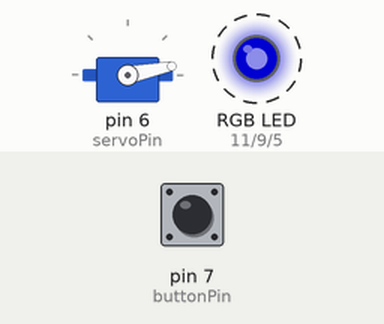
Simulated run of this sketch. Board: Arduino Uno, built with avr-gcc and run on an emulated ATmega328P. On the bench: servo, an RGB LED mixed from three pins (HIGH = lit). Dashed ring = blinking. The inputs (shaded band) are chosen by the test bench; at power-on: pin 7 (buttonPin) HIGH. Dim RGB values are drawn brighter than linear.

Above: at 1.2 s.
1.3 s: pin 7 (buttonPin) pulled LOW for 0.15 s
At 1.95 s:
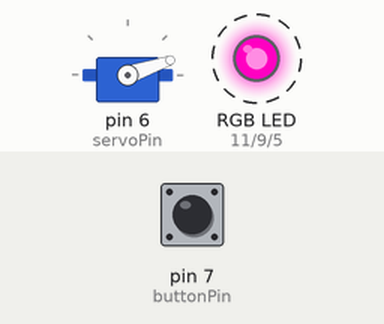
4.3 s: pin 7 (buttonPin) pulled LOW for 1 s
At 4.66 s:
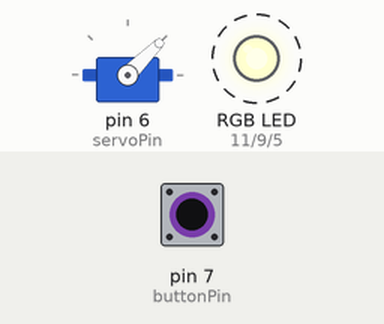
7.3 s: pin 7 (buttonPin) pulled LOW for 3.2 s
At 7.68 s:
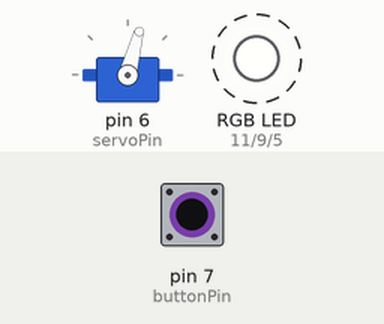
12.0 s: pin 7 (buttonPin) pulled LOW for 0.15 s
At 12.8 s:
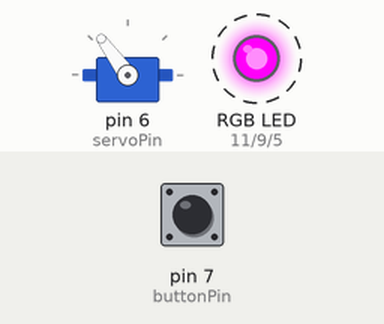
15.0 s: pin 7 (buttonPin) pulled LOW for 0.15 s
At 15.51 s:
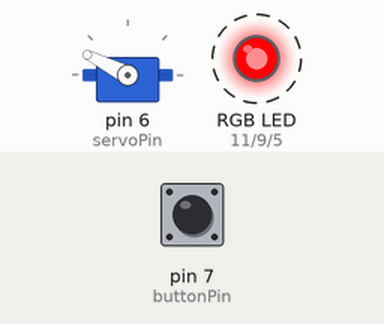
18.0 s: pin 7 (buttonPin) pulled LOW for 1 s
At 18.52 s:
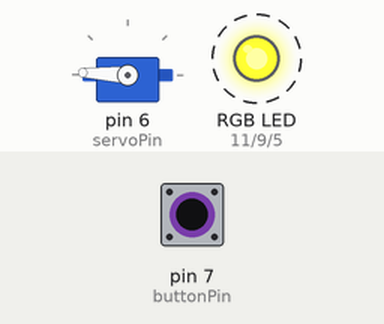
Timing chart, 0 to 26.8 s (numbered marks = the images above; inputs shaded):
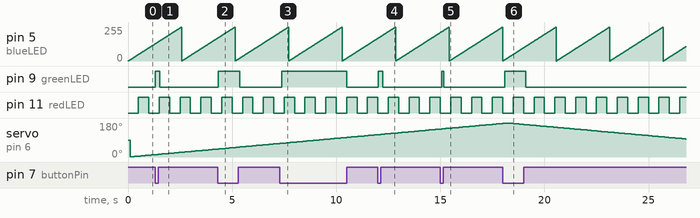

The sketch:

advance_async_with_millis.ino
```cpp
#include <Servo.h>

/**
 * tp from @RachelDeBarros
 */

int redLED = 11;
int blueLED = 5;
int greenLED = 9;
int buttonPin = 7;
int servoPin = 6;

// red
unsigned long blinkPreviousMillis = 0;
const unsigned long blinkPeriod = 500;

// blue
unsigned long fadePreviousMillis = 0;
const unsigned long fadePeriod = 10;
byte brightness = 0;
byte fadeIncrement = 1;

// green
unsigned long togglePreviousMillis = 0;
const unsigned long togglePeriod = 100;

// servo
int servoIncrement = 1;
int servoPos = 0;
unsigned long servoPreviousMillis = 0;
const unsigned long servoPeriod = 100;

Servo servo;

unsigned long currentMillis = 0;

void blinkLED() {
  if(currentMillis - blinkPreviousMillis >= blinkPeriod) {
    blinkPreviousMillis = currentMillis;
    digitalWrite(redLED, !digitalRead(redLED));
  }
}

void fadeLED() {
  if(currentMillis - fadePreviousMillis >= fadePeriod) {
    fadePreviousMillis = currentMillis;

    analogWrite(blueLED, brightness);
    brightness += fadeIncrement;
  }
}

void toggleLED() {
  if(currentMillis - togglePreviousMillis > togglePeriod) {
    togglePreviousMillis = currentMillis;

    digitalWrite(greenLED, !digitalRead(buttonPin));
  }
}

void servoSweep() {
  if(currentMillis - servoPreviousMillis > servoPeriod) {
    servoPreviousMillis = currentMillis;

    if(servoPos >= 180) {
      servoIncrement = -1;
    } else if(servoPos <= 0) {
      servoIncrement = 1;
    }

    servoPos +=servoIncrement;

    servo.write(servoPos);
  }
}

void setup() {
  pinMode(redLED, OUTPUT);
  pinMode(blueLED, OUTPUT);
  pinMode(greenLED, OUTPUT);
  pinMode(buttonPin, INPUT_PULLUP);
  pinMode(servoPin, OUTPUT);
  servo.attach(servoPin);
}

void loop() {
  currentMillis = millis();
  blinkLED();
  fadeLED();
  toggleLED();
  servoSweep();
}
```

Measured:
- after the input at 1.3 s, pin 9 (greenLED): LOW → HIGH at once, → LOW 0.20 s later
- after the input at 4.3 s, pin 9 (greenLED): LOW → HIGH after 0.05 s, → LOW 1.0 s later
- after the input at 7.3 s, pin 9 (greenLED): LOW → HIGH after 0.08 s, → LOW 3.1 s later
- after the input at 12.0 s, pin 9 (greenLED): LOW → HIGH at once, → LOW 0.20 s later
- after the input at 15.0 s, pin 9 (greenLED): LOW → HIGH after 0.06 s, → LOW 0.10 s later
- after the input at 18.0 s, pin 9 (greenLED): LOW → HIGH after 0.09 s, → LOW 1.0 s later
- by itself, pin 5 (blueLED): ramps from 0/255 to 255/255 and jumps back, once every 2.6 s
- by itself, pin 11 (redLED): alternates HIGH for 0.50 s and LOW for 0.50 s
